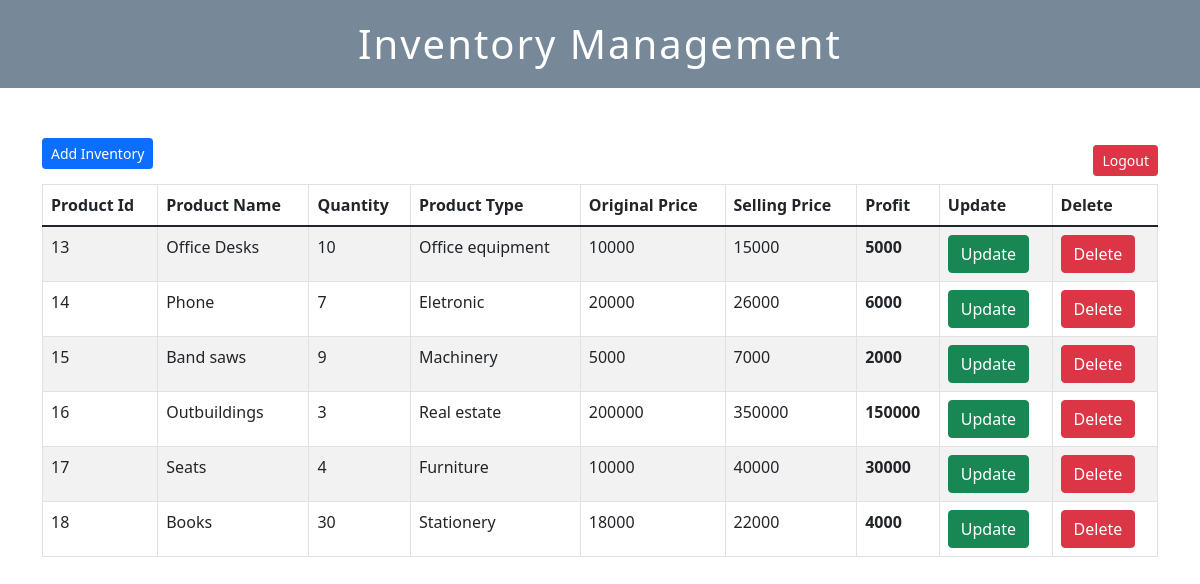
The page / on the database its author committed.
### tables this page shows
CREATE TABLE `inventory_details` (
  `product_id` int(20) NOT NULL,
  `product_name` varchar(30) NOT NULL,
  `quantity` int(30) NOT NULL,
  `measurement` text NOT NULL,
  `original_price` int(60) NOT NULL,
  `profit` int(60) NOT NULL,
  `selling_price` int(60) NOT NULL
);

### index.php (the view, shortened to what this page needs)
<?php include('header.php');?>
<?php include('db.php'); ?>
		<div class="box1">
        <h2>	<a href="login.php" class="btn btn-danger btn-sm" >Logout</a><br></h2>
		<a href="#!" data-id="" data-bs-toggle="modal" data-bs-target="#addUserModal"   class="btn btn-primary btn-sm" >Add Inventory</a><br>
	</div>
		<table class="table table-hover table-bordered table-striped">
		<thead>
			<tr>
			<th>Product Id</th>
			<th>Product Name</th>
			<th>Quantity</th>
			<th>Product Type</th>
			<th>Original Price</th>
			<th>Selling Price</th>
			<th>Profit</th>
			<th>Update</th>
			<th>Delete</th>
		</tr>
		</thead>
		<tbody>
			<?php
			$query="SELECT * from `inventory_details`";
			$result=mysqli_query($connection, $query);
			if(!$result){
				die("query Failed".mysqli_error());
			}
			else{
				while($row=mysqli_fetch_assoc($result)){
					?>
					<tr>
				<td><?php echo $row['product_id'];?></td>
				<td><?php echo $row['product_name'];?></td>
				<td><?php echo $row['quantity'];?></td>
				<td><?php echo $row['measurement'];?></td>
				<td><?php echo $row['original_price'];?></td>
				<td><?php echo $row['selling_price'];?></td>
				<th><?php echo $row['profit'];?></th>
				<td><a href="update.php?id=<?php echo $row['product_id'];?>" class="btn btn-success">Update</a></td>
				<td><a href="delete.php?id=<?php echo $row['product_id'];?>" class="btn btn-danger" onclick="return confirm('Are you sure you want to delete the record?')">Delete</a></td>
			</tr>
					<?php
				}
			}
			?>
		</tbody>
	</table>
</div>
	<?php include('footer.php');?>

### header.php (shortened to what this page needs)
<!DOCTYPE html>
<html>
<head>
<link href="https://cdn.jsdelivr.net/npm/bootstrap@5.1.3/dist/css/bootstrap.min.css" rel="stylesheet">
<link rel="stylesheet" type="text/css" href="style.css">
</head>
<body>
	<h1 id="main_title">Inventory Management</h1>
	<div class="container">

### footer.php (shortened to what this page needs)
</body>
</html>

### style.css (style rules this page uses)
#main_title { text-align:center; background-color: #789; color: #fff; padding: 20px; letter-spacing: 2px; font-weight: 500; }
.box1 h2 { float: right; }
.container { margin-top:50px; }

### rows shown on the page
inventory_details: product_id "13", product_name "Office Desks", quantity "10", measurement "Office equipment", original_price "10000", selling_price "15000", profit "5000"
inventory_details: product_id "14", product_name "Phone", quantity "7", measurement "Eletronic", original_price "20000", selling_price "26000", profit "6000"
inventory_details: product_id "15", product_name "Band saws", quantity "9", measurement "Machinery", original_price "5000", selling_price "7000", profit "2000"
inventory_details: product_id "16", product_name "Outbuildings", quantity "3", measurement "Real estate", original_price "200000", selling_price "350000", profit "150000"
inventory_details: product_id "17", product_name "Seats", quantity "4", measurement "Furniture", original_price "10000", selling_price "40000", profit "30000"
inventory_details: product_id "18", product_name "Books", quantity "30", measurement "Stationery", original_price "18000", selling_price "22000", profit "4000"
